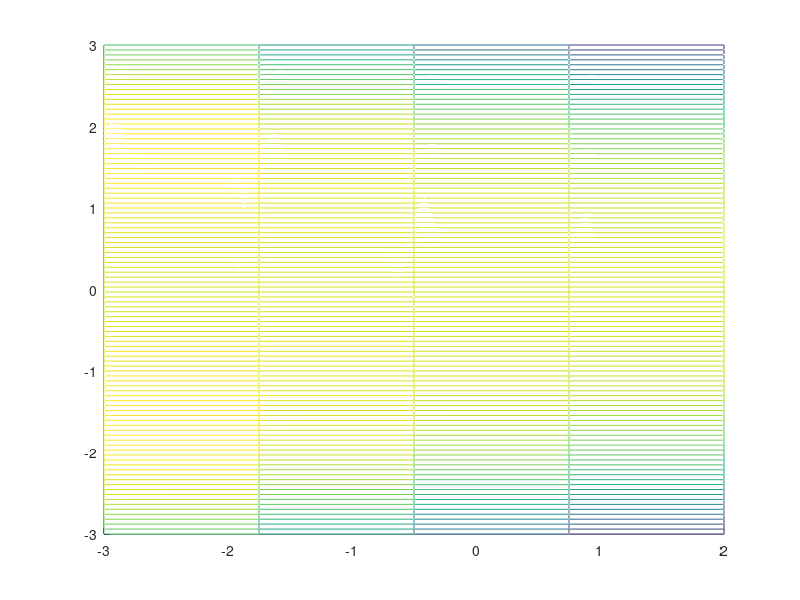

Reproduce this figure in MATLAB. (Note: this script raises an error after producing the figure.)
function plot3DPotential()
    f = figure('Color', 'w');
    ax = gca;
    % Need two things; colored potential surface, balls
    V = @(u, r) -(u.*r.^2./2 + r.^4./4);
    x = linspace(-3, 2, 300); % The control parameter
    y = linspace(-3, 3, 300); % The radius
    xm = linspace(-3, 2, 5); % The control parameter
    ym = linspace(-3, 3, 100); % The radius
    [X, Y] = meshgrid(x, y);
    [Xm, Ym] = meshgrid(xm, ym);
    Z = V(X, Y);
    Zm = V(Xm, Ym);

    hold on
    
    m = mesh(Xm, Ym, Zm);
    m.FaceColor = 'none';
    m.EdgeColor = 'k';
    m.MeshStyle = 'column';
    
    cmp = repmat([0.3020    0.6863    0.2902], sum(x < -1), 1);
    cmp2 = interpColors([0.3020    0.6863    0.2902],[0.8941    0.1020    0.1098], sum(x >= -1));
    %cmp2 = mat2cell(cmp2, ones(size(cmp2, 1), 1), size(cmp2, 2));
    cmp = [cmp; cmp2];
    cmp = permute(cmp, [3, 1, 2]);
    cmp = repmat(cmp, size(Y, 1), 1, 1);
    s = surf(X, Y, Z, cmp);
    s.EdgeColor = 'none';
    
    % Plot three spheres; good, shaky, bad
    hold on
    r = 0.2;
    for i = 1:3
        [xs, ys, zs] = sphere(50);
        xs = xs.*r;
        ys = ys.*r;
        zs = zs.*r;
        h = surf(xs + xm(i+1), ys, zs+r, repmat(permute([128, 128, 128]./256, [1, 3, 2]), size(xs, 1), size(xs, 2)));
        h.EdgeColor = 'none';
        material(h, 'shiny')
    end
    axis equal
    drawnow
    zlim([-3, inf])
    xlim([-3, 2])
    ylim([-3, 3])
    
    lighting('Gouraud')
    material(s, 'dull')
    view(54, 28)
    camlight headlight
    ax.Visible = 'off';
    %camlight left
end

